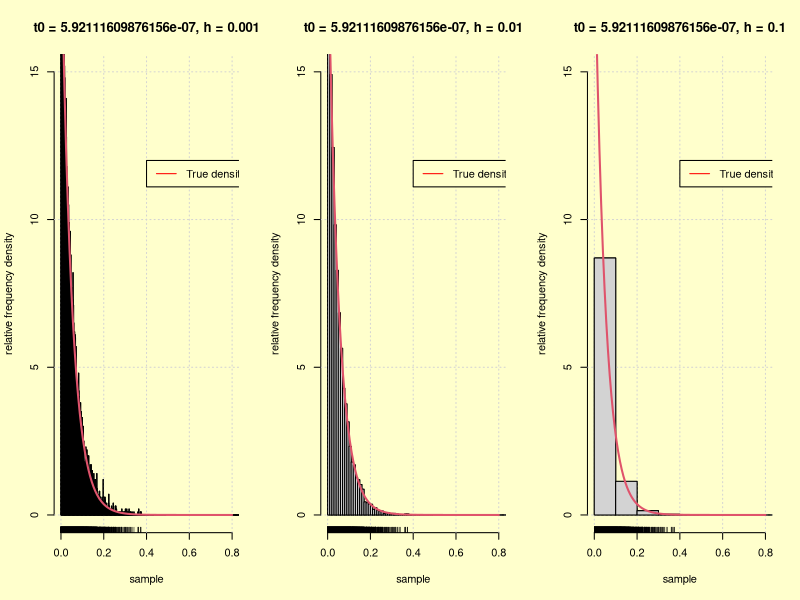

Recreate this plot in R.
rm(list = ls())
set.seed(1234)
library(glue)


sample <- rexp(10000, rate = 20)
t0 <- min(sample)

par(mfrow=c(1,3), bg = "#FFFFCC")


for(i in 10^seq(-3,-1,by=1)){
  # Choosing the breaks
  Bk <- seq(t0, max(sample)+1, by = i)
  hist(
    sample, freq = FALSE, breaks = Bk, 
    main = glue("t0 = {t0}, h = {i}"),
    xlim = c(0,0.8),
    ylim = c(0,15),
    xlab = 'sample',
    ylab = 'relative frequency density'
  )
  grid()
  hist(
    sample, freq = FALSE, breaks = Bk, 
    main = glue("t0 = {t0}, h = {i}"),
    xlim = c(0,0.8),
    ylim = c(0,15),
    xlab = 'sample',
    ylab = 'relative frequency density',
    add = TRUE
  )
  legend(
    0.4,12,legend=c("True density"),
    col=c("red"), lty=1, cex=1
  )
  curve(dexp(x, rate = 20), col = 2, add = TRUE, lwd = 2)
  rug(sample) # Plotting the sample
}
